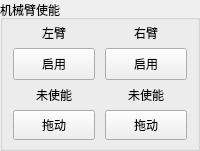
           <widget class="QGroupBox" name="armEnableGroup">
            <property name="title">
             <string>机械臂使能</string>
            </property>
            <layout class="QGridLayout" name="armEnableGrid">
             <property name="leftMargin">
              <number>10</number>
             </property>
             <property name="topMargin">
              <number>4</number>
             </property>
             <property name="rightMargin">
              <number>10</number>
             </property>
             <property name="bottomMargin">
              <number>8</number>
             </property>
             <property name="horizontalSpacing">
              <number>10</number>
             </property>
             <property name="verticalSpacing">
              <number>6</number>
             </property>
             <item row="0" column="0">
              <widget class="QLabel" name="lblLeftArmTitle">
               <property name="text">
                <string>左臂</string>
               </property>
               <property name="alignment">
                <set>Qt::AlignmentFlag::AlignCenter</set>
               </property>
              </widget>
             </item>
             <item row="0" column="1">
              <widget class="QLabel" name="lblRightArmTitle">
               <property name="text">
                <string>右臂</string>
               </property>
               <property name="alignment">
                <set>Qt::AlignmentFlag::AlignCenter</set>
               </property>
              </widget>
             </item>
             <item row="1" column="0">
              <widget class="QPushButton" name="btnLeftArmEnable">
               <property name="minimumSize">
                <size>
                 <width>0</width>
                 <height>32</height>
                </size>
               </property>
               <property name="text">
                <string>启用</string>
               </property>
               <property name="checkable">
                <bool>true</bool>
               </property>
              </widget>
             </item>
             <item row="1" column="1">
              <widget class="QPushButton" name="btnRightArmEnable">
               <property name="minimumSize">
                <size>
                 <width>0</width>
                 <height>32</height>
                </size>
               </property>
               <property name="text">
                <string>启用</string>
               </property>
               <property name="checkable">
                <bool>true</bool>
               </property>
              </widget>
             </item>
             <item row="2" column="0">
              <widget class="QLabel" name="lblLeftArmEnabled">
               <property name="text">
                <string>未使能</string>
               </property>
               <property name="alignment">
                <set>Qt::AlignmentFlag::AlignCenter</set>
               </property>
              </widget>
             </item>
             <item row="2" column="1">
              <widget class="QLabel" name="lblRightArmEnabled">
               <property name="text">
                <string>未使能</string>
               </property>
               <property name="alignment">
                <set>Qt::AlignmentFlag::AlignCenter</set>
               </property>
              </widget>
             </item>
             <item row="3" column="0">
              <widget class="QPushButton" name="btnLeftArmDrag">
               <property name="minimumSize">
                <size>
                 <width>0</width>
                 <height>30</height>
                </size>
               </property>
               <property name="toolTip">
                <string>进入力矩拖动模式（CSTDrag / ServoDrag）
再次按下可退出（退出走 robot/disable）</string>
               </property>
               <property name="text">
                <string>拖动</string>
               </property>
              </widget>
             </item>
             <item row="3" column="1">
              <widget class="QPushButton" name="btnRightArmDrag">
               <property name="minimumSize">
                <size>
                 <width>0</width>
                 <height>30</height>
                </size>
               </property>
               <property name="toolTip">
                <string>进入力矩拖动模式（CSTDrag / ServoDrag）
再次按下可退出（退出走 robot/disable）</string>
               </property>
               <property name="text">
                <string>拖动</string>
               </property>
              </widget>
             </item>
            </layout>
           </widget>
